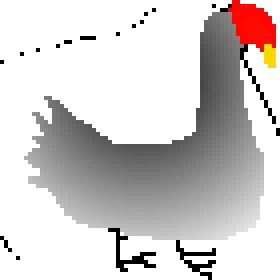
#> input picture image_gen/chicken/chicken.png, 70 x 70 px (shown 4 times larger)
$ python chicken_combine.py
#> lines starting #> are read from the running program, lines starting #| are printed output that depends on the picture; after the words box and inside, x2 and y2 are one past the last pixel; in counts of white or black regions, pixels touching at a corner belong together
### image_gen/base.py

import cv2
import numpy as np


def applyMatrix(img, matrix):
    #applies a 4x4 matrix to each pixel of image
    #recall that arithmetic is done mod 256, so might want to normalize
    return np.dot(img, np.transpose(matrix))

def whitenAlpha(img):
    #r, g, b = alpha
    return applyMatrix(img,np.array([[0,0,0,1],[0,0,0,1],[0,0,0,1],[0,0,0,1]]))

def whitenBrightness(img):
    #r, g, b = (r+g+b)/3
    #again, alpha is unaffected
    return applyMatrix(img,np.array([[1/3,1/3,1/3,0],[1/3,1/3,1/3,0],[1/3,1/3,1/3,0],[0,0,0,1]]))

# [5 lines left out: function toColor, not called in this run]

def toColorBrightness(img,b,g,r):
    #b, g, r are numbers from 0 to 1.
    #blue part <= brightnesss*blue number as input
    #similar for the others
    return applyMatrix(whitenBrightness(img),np.array([[b,0,0,0],[g,0,0,0],[r,0,0,0],[0,0,0,1]]))


def addTransparent(img1, img2):
    #uses img2's alpha channel
    #img1's alpha is completely ignored and unaffected
    #remember: 0 is fully transparent, 255 (scaled to 1 here) is opaque
    #img1's value = (1 - img2's alpha) * img1's value + (img2's alpha) * img2's value
    #mutates img1
    alphas = 1/255 * img2[:,:,3]
    oneMinus = np.full(img1.shape[0:2], 1) - alphas
    for i in range(3):
        img1[:,:,i] = np.multiply(oneMinus, img1[:,:,i]) + np.multiply(alphas, img2[:,:,i]) #component wise multiplication


# img1's alpha = img2's alpha. All else unchanged
def copyTransparency(img1, img2):
    img1[:,:,3] = img2[:,:,3]
#first "real" example

#define colors
colors = {
    "blue":[1,0,0],
    "green":[0,1,0],
    "red":[0,0,1],
    "silver":[0.5,0.5,0.5],
    "yellow":[0,1,1],
    "purple":[1,0,0.7],
    "black":[0,0,0],
    "cyan":[1,1,0],
    "gray1":[0.1,0.1,0.1],
    "gray2":[0.2,0.2,0.2],
    "gray3":[0.3,0.3,0.3],
    "white":[1,1,1],

}

### image_gen/chicken/chicken_combine.py

import cv2
import numpy as np
import sys

sys.path.append("C:/Users/theleader/Desktop/games/toposort_game/image_gen")
#print(sys.path)
from base import *

print(""" "chicken": {
            "name" : "chicken",
            "speed" : 2,
            "width": 70,
            "height" : 70,
            "images" : [
            """)


for color in ["blue","green","yellow","purple","white",]:
            base = cv2.imread("chicken.png",cv2.IMREAD_UNCHANGED)
#> base is the input picture: shape (70, 70, 4); mean B, G, R, A 204.3, 205.2, 210.3, 97.5
            fill = cv2.imread("chicken_fill.png",cv2.IMREAD_UNCHANGED)
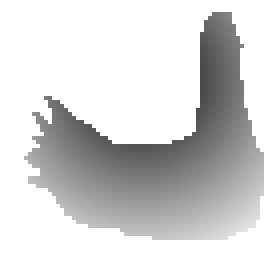
#> input picture image_gen/chicken/chicken_fill.png, 70 x 70 px (shown 4 times larger)
#> fill is the input picture: shape (70, 70, 4); mean B, G, R, A 216.1, 216.1, 216.1, 87.8
            addTransparent(base, toColorBrightness(fill, colors[color][0], colors[color][1], colors[color][2]))
#> in applyMatrix (call 2), `return np.dot(img, np.transpose(matrix))`:
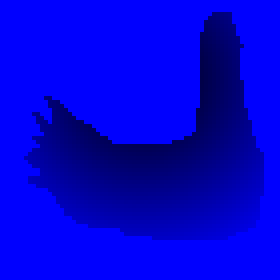
#> returned value: shape (70, 70, 4) float64 (shown 4 times larger); mean of channels 0, 1, 2, 3 216.1, 0, 0, 87.8; drawn as B, G, R
#> in addTransparent, `alphas = 1/255 * img2[:,:,3]`:
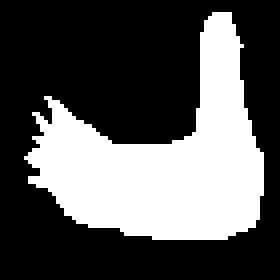
#> alphas: shape (70, 70) float64 (shown 4 times larger); values 0 (black) and 1 (white), 34.4% white; 1 white region, box (x1, y1, x2, y2) and area: (6, 3, 66, 60) 1688
#> in addTransparent, `oneMinus = np.full(img1.shape[0:2], 1) - alphas`: oneMinus: shape (70, 70) float64; values 0 (black) and 1 (white), 65.6% white; 1 black region, box (x1, y1, x2, y2) and area: (6, 3, 66, 60) 1688
#> after the loop in addTransparent, `for i in range(3):`:
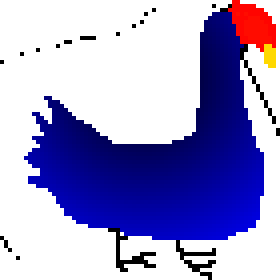
#> img1: shape (70, 70, 4) (shown 4 times larger); mean B, G, R, A 204.2, 156.2, 161.3, 97.5
            cv2.imwrite("output/chicken_" + color +".png", base)

            name = f"{color} chicken"
            print(f"""  {{ "link" : "chicken_{color}.png", "color":"{color}"}},""")

print("""
            ]
        } ,

""")
